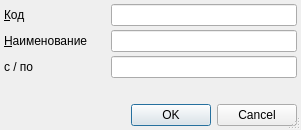
<?xml version="1.0" encoding="UTF-8"?>
<ui version="4.0">
 <class>RBMealTime</class>
 <widget class="QDialog" name="RBMealTime">
  <property name="geometry">
   <rect>
    <x>0</x>
    <y>0</y>
    <width>301</width>
    <height>130</height>
   </rect>
  </property>
  <property name="windowTitle">
   <string>ChangeMe!</string>
  </property>
  <property name="sizeGripEnabled">
   <bool>true</bool>
  </property>
  <layout class="QGridLayout">
   <property name="margin">
    <number>4</number>
   </property>
   <property name="spacing">
    <number>4</number>
   </property>
   <item row="4" column="0" colspan="2">
    <widget class="QDialogButtonBox" name="buttonBox">
     <property name="orientation">
      <enum>Qt::Horizontal</enum>
     </property>
     <property name="standardButtons">
      <set>QDialogButtonBox::Cancel|QDialogButtonBox::Ok</set>
     </property>
    </widget>
   </item>
   <item row="3" column="0">
    <spacer>
     <property name="orientation">
      <enum>Qt::Vertical</enum>
     </property>
     <property name="sizeHint" stdset="0">
      <size>
       <width>103</width>
       <height>16</height>
      </size>
     </property>
    </spacer>
   </item>
   <item row="0" column="1">
    <widget class="QLineEdit" name="edtCode"/>
   </item>
   <item row="1" column="1">
    <widget class="QLineEdit" name="edtName"/>
   </item>
   <item row="2" column="0">
    <widget class="QLabel" name="lblTime">
     <property name="text">
      <string>с / по</string>
     </property>
     <property name="buddy">
      <cstring>edtRangeTime</cstring>
     </property>
    </widget>
   </item>
   <item row="1" column="0">
    <widget class="QLabel" name="lblName">
     <property name="text">
      <string>&amp;Наименование</string>
     </property>
     <property name="buddy">
      <cstring>edtName</cstring>
     </property>
    </widget>
   </item>
   <item row="0" column="0">
    <widget class="QLabel" name="lblCode">
     <property name="text">
      <string>&amp;Код</string>
     </property>
     <property name="buddy">
      <cstring>edtCode</cstring>
     </property>
    </widget>
   </item>
   <item row="2" column="1">
    <widget class="CTimeRangeEdit" name="edtRangeTime"/>
   </item>
  </layout>
 </widget>
 <customwidgets>
  <customwidget>
   <class>CTimeRangeEdit</class>
   <extends>QLineEdit</extends>
   <header>library/TimeEdit.h</header>
  </customwidget>
 </customwidgets>
 <tabstops>
  <tabstop>edtCode</tabstop>
  <tabstop>edtName</tabstop>
  <tabstop>edtRangeTime</tabstop>
  <tabstop>buttonBox</tabstop>
 </tabstops>
 <resources/>
 <connections>
  <connection>
   <sender>buttonBox</sender>
   <signal>accepted()</signal>
   <receiver>RBMealTime</receiver>
   <slot>accept()</slot>
   <hints>
    <hint type="sourcelabel">
     <x>158</x>
     <y>121</y>
    </hint>
    <hint type="destinationlabel">
     <x>117</x>
     <y>106</y>
    </hint>
   </hints>
  </connection>
  <connection>
   <sender>buttonBox</sender>
   <signal>rejected()</signal>
   <receiver>RBMealTime</receiver>
   <slot>reject()</slot>
   <hints>
    <hint type="sourcelabel">
     <x>238</x>
     <y>99</y>
    </hint>
    <hint type="destinationlabel">
     <x>247</x>
     <y>107</y>
    </hint>
   </hints>
  </connection>
 </connections>
</ui>
